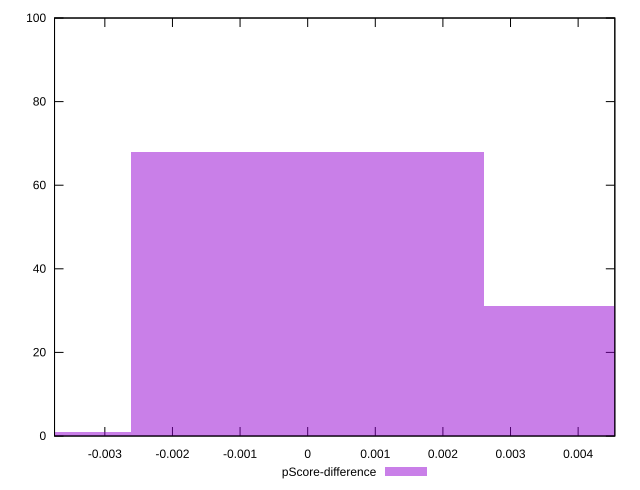

Write gnuplot code to recreate this figure.
reset

$pScoreDifference <<EOF
0.005217682534640757 31
0 68
-0.005217682534640757 1
EOF

set key outside below
set boxwidth 0.005217682534640757
set xrange [-0.0037440818712487223:0.004542675850018968]
set yrange [0:100]
set trange [0:100]
set style fill transparent solid 0.5 noborder
set terminal svg size 640, 490 enhanced background rgb 'white'
set output "report_00019_2021-02-10T18-14-37.922Z//cumulative-layout-shift/samples/pages+cached+noadtech/pScore-difference/histogram.svg"

plot $pScoreDifference title "pScore-difference" with boxes

reset
